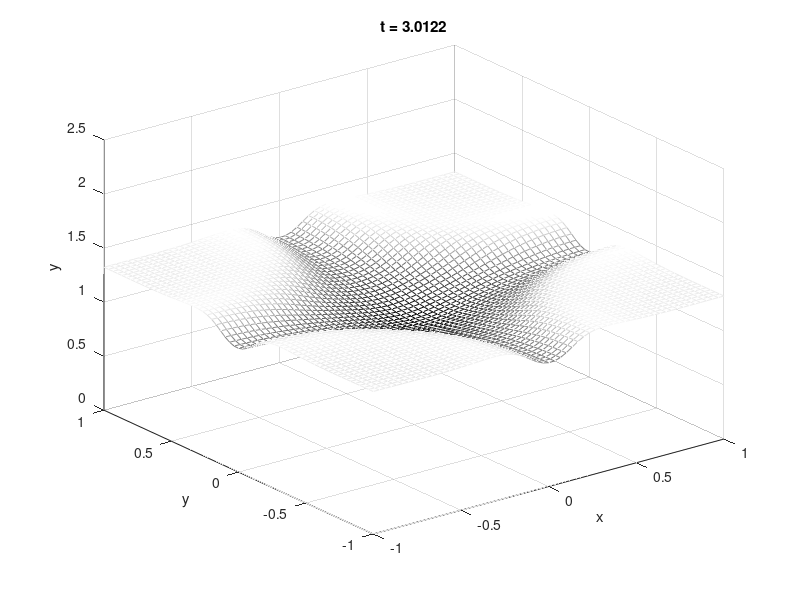

Source code (MATLAB):
% Author: Karthik Velakur
% Date: July 2014
% This code was written for a numerical methods course (AMATH 745) at... 
% University of Waterloo. 
% Refer the PDF file in same archive for a mathematical background. 

% FVM for shallow water equations
clear all; close all;
% setup grid
m = 60; dx = 2/m; dy = 2/m;
x = -1-dx:dx:1+dx; y = -1-dy:dy:1+dy; [xx,yy] = meshgrid(x,y);
g = 1; c = 0.5;

h = ones(size(xx)); h(xx>=-0.5 & xx<=0.5 & yy>=-0.5 & yy<=0.5) = 2;
% U is our unknown matrix. U(:,:,1)=h,U(:,:2)=hu,U(:,:,3)=hv
U = zeros([size(h) 3]); U(:,:,1) = h;
u = zeros(size(xx)); v = u;

% vectors for circular shift
shiftp1 = circshift((1:length(x))',1);
shiftm1 = circshift((1:length(x))',-1);

mesh(x,y,U(:,:,1)), colormap gray, axis([-1 1 -1 1 0.5 2.5])
title('hit enter to continue')
xlabel x, ylabel y; zlabel h; pause;

t = 0; dt = 0; tstop = 3.0; ii = 1;
numplots = 3; tplot = [1.35;3.0];
Uplot = zeros([size(U) length(tplot)+1]); Uplot(:,:,:,1) = U;
styles = {'k:','k--','k-'};
while t < tstop
    Uold = U; uold = u; vold = v; told = t; t = t + dt;
    
    % calculate lambda = |u| + sqrt(gh) used for finding flux
    lambdau = 0.5*abs(uold+uold(:,shiftm1)) +...
        sqrt(g*0.5*(Uold(:,:,1)+Uold(:,shiftm1,1)));
    lambdav = 0.5*abs(vold+vold(shiftm1,:)) +...
        sqrt(g*0.5*(Uold(:,:,1)+Uold(shiftm1,:,1)));
    lambdamax = norm([lambdau(:); lambdav(:)],Inf);
    
    dt = c*(dx/lambdamax);
    % adjust dt to produce plots at the right time
    if (ii<=length(tplot) && tplot(ii)>=told && tplot(ii)<=t+dt)
        dt = tplot(ii)-t;
        ii = ii + 1;
    end
    
    huv = Uold(:,:,2).*Uold(:,:,3)./Uold(:,:,1);
    ghh = 0.5*g*Uold(:,:,1).^2;
    % calculate (hu,hu^2+gh^2/2,huv)
    lffu = cat(3,Uold(:,:,2),Uold(:,:,2).^2./Uold(:,:,1)+ghh,huv);
    % calcualte (hv,huv,hv^2+gh^2/2)
    lffv = cat(3,Uold(:,:,3),huv,Uold(:,:,3).^2./Uold(:,:,1)+ghh);
    % calculate fluxes
    fluxx =  0.5*(lffu+lffu(:,shiftm1,:)) - ...
        0.5*bsxfun(@times,Uold(:,shiftm1,:)-Uold,lambdau);
    fluxy =  0.5*(lffv+lffv(shiftm1,:,:)) - ...
        0.5*bsxfun(@times,Uold(shiftm1,:,:)-Uold,lambdav);
    % time step
    U = Uold - (dt/dx)*(fluxx - fluxx(:,shiftp1,:)) ...
        - (dt/dy)*(fluxy - fluxy(shiftp1,:,:));
    
    % impose boundary conditions on h
    U(1:end,end,1) =  U(1:end,end-1,1); U(1:end,1,1) =  U(1:end,2,1);
    U(end,1:end,1) =  U(end-1,1:end,1); U(1,1:end,1) =  U(2,1:end,1);
    % on hu
    U(1:end,end,2) = -U(1:end,end-1,2); U(1:end,1,2) = -U(1:end,2,2);
    U(end,1:end,2) =  U(end-1,1:end,2); U(1,1:end,2) =  U(2,1:end,2);
    % on hv
    U(1:end,end,3) =  U(1:end,end-1,3); U(1:end,1,3) =  U(1:end,2,3);
    U(end,1:end,3) = -U(end-1,1:end,3); U(1,1:end,3) = -U(2,1:end,3);
    
    % u = hu./h;            % v = hv./h;
    u = U(:,:,2)./U(:,:,1);   v = U(:,:,3)./U(:,:,1);
    
    % display a movie of height
    mesh(x,y,U(:,:,1)), colormap gray, axis([-1 1 -1 1 0 2.5])
    title(['t = ' num2str(t+dt)])
    xlabel x, ylabel y, zlabel y, pause(0.001)
    %if (ismember(t+dt,tplot))
    if (any(tplot-t-dt==0))
        Uplot(:,:,:,ii) = U;      % store U for plotting
    end
end

% % plotting
% figure; tplot = [0;tplot];
% for ii = 1:length(tplot)
%     subplot(3,3,ii), mesh(x,y,Uplot(:,:,1,ii)), axis equal
%     colormap gray, axis([-1 1 -1 1 0.5 2.5]), xlabel x, ylabel y, zlabel h
%     title(['Height, t = ', num2str(tplot(ii))])
%     subplot(3,3,3+ii), mesh(x,y,Uplot(:,:,2,ii)./Uplot(:,:,1,ii))
%     colormap gray, axis([-1 1 -1 1 -1 1]), xlabel x, ylabel y, zlabel u
%     title(['Vel. u, t = ', num2str(tplot(ii))])
%     subplot(3,3,6+ii), mesh(x,y,Uplot(:,:,3,ii)./Uplot(:,:,1,ii))
%     colormap gray, axis([-1 1 -1 1 -1 1]), xlabel x, ylabel y, zlabel v
%     title(['Vel. v, t = ', num2str(tplot(ii))])
% end
